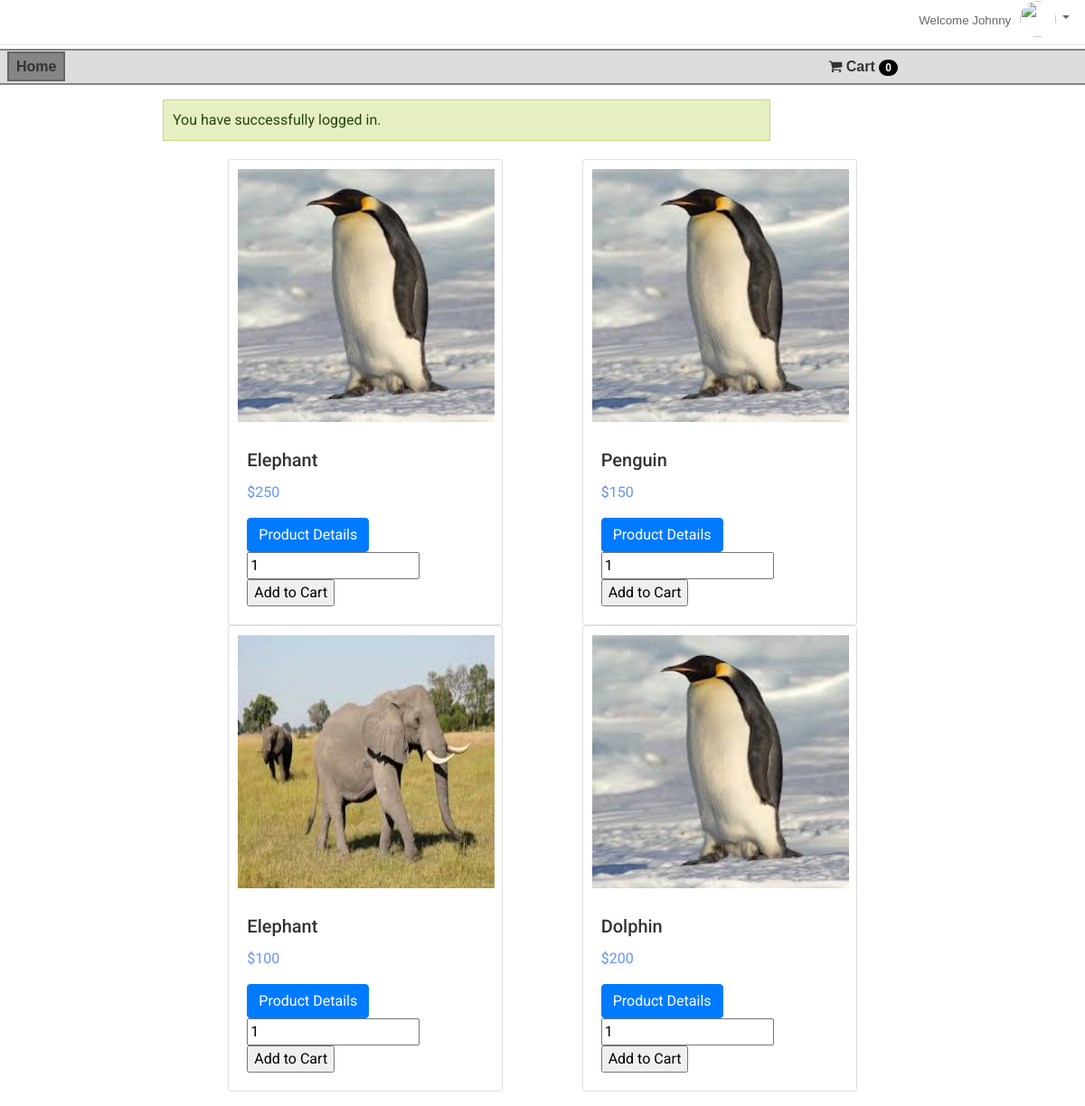
Screenshot of /index.php?successLogin (signed in) with the database file from the repository.
### tables this page shows
CREATE TABLE `products` (
  `id` int(9) NOT NULL,
  `title` varchar(90) NOT NULL,
  `description` text NOT NULL,
  `price` int(9) NOT NULL,
  `img_url` varchar(255) DEFAULT NULL
);

### src/app/products_functions.php (called while the page is built, shortened)
<?php
function fetchAllProducts() {
	global $dbconnect;
	try {
		$query = "SELECT * FROM products;";
		$stmt = $dbconnect->query($query);
		$products = $stmt->fetchAll();
	} catch (\PDOException $e) {
		throw new \PDOException($e->getMessage(), (int) $e->getCode());
	}
	return $products;
}
?>

### public/index.php (the view, shortened to what this page needs)
<?php
require('../src/config.php');
$products = fetchAllProducts();
?>
<?php include('layout/header.php'); ?>
<div id="content">
	<?= $errorMsg ?>
	<div class="row">
		<? foreach ($products as $key => $product) { ?>
			<div class="card product-card">
				<img class="card-img-top" src="admin/<?=htmlentities($product['img_url'])?>" alt="Card image cap">
				<div class="card-body">
					<h5 class="card-title"><?=htmlentities($product['title'])?></h5>
					<p class="card-text">$<?=htmlentities($product['price'])?></p>
					<form action="single_product.php" method="get">
						<input type="submit" class="btn btn-primary" value="Product Details">
					</form>
					<form action="add_cart_item.php" method="POST">
						<input type="number" name="amount" value="1" min="0">
						<input type="submit" name="addToCart" value="Add to Cart">
					</form>
				</div>
			</div>
		<? } ?>
	</div>
</div>
<?php include('layout/footer.php'); ?>

### public/css/style.css (style rules this page uses)
html,body { margin:0;padding:0; }
html { overflow-y:scroll; }
html { background:#E6E6E6; }
body { background:#fff; }
body { font-family: 'Roboto', sans-serif;color:#333; }
img { border:0;margin-bottom:0px; }
header#top, div#content, footer#bottom { margin:0 auto;width:100%; }
div#content { padding:1em 0 1em 0;width:70%; }

### public/css/products.css (style rules this page uses)
.row { display: flex; justify-content: space-evenly; flex-direction: row; }
.product-card { width: 19rem; }
.card-img-top { width: 19rem; height: 300px; padding: 10px; }
.card-text { color: #6394F8; }

### rows the page displays
products: img_url (picture), title "Elephant", price "250"
products: img_url (picture), title "Penguin", price "150"
products: img_url (picture), title "Elephant", price "100"
products: img_url (picture), title "Dolphin", price "200"

### other values shown
$aboveNav "Welcome Johnny"
$cartItemCount "0"
